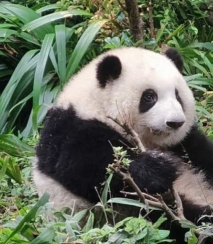
#> input picture myCV/lab2/test2.jpg, 213 x 244 px
$ python resize.py
#> lines starting #> are read from the running program, lines starting #| are printed output that depends on the picture
#> further down, im is the input picture: shape (244, 213, 3); mean B, G, R 93.5, 111.4, 102.4
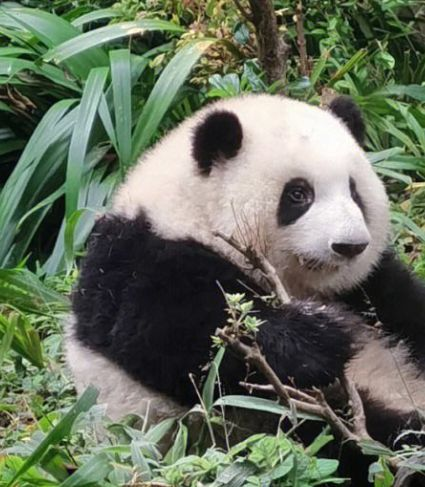
#> input picture myCV/lab2/test2_origin.jpg, 425 x 487 px
#> further down, im_o is the input picture: shape (487, 425, 3); mean B, G, R 93.5, 111.4, 102.4
#resize.py
import cv2 as cv
import numpy as np

def resize_of_bilinter(im,scale):
#> called with scale = 2
    rows, cols, ch = im.shape
#> rows = 244; cols = 213; ch = 3
    new_rows = rows * scale
#> new_rows = 488
    new_cols = cols * scale
#> new_cols = 426
    im_resized = np.zeros((new_rows, new_cols, ch), np.uint8)
    for u in range(new_rows):
        for v in range(new_cols):
            new_x = v / scale
            new_y = u / scale
            x1 = int(new_x)
            y1 = int(new_y)
            x2 = min(x1 + 1, cols - 1)
            y2 = min(y1 + 1, rows - 1)
            if 0 <= x1 < cols and 0 <= y1 < rows:
                lam_x = new_x - x1
                lam_y = new_y - y1
                r1 = (1 - lam_x) * im[y1, x1] + lam_x * im[y1, x2]
                r2 = (1 - lam_x) * im[y2, x1] + lam_x * im[y2, x2]
                p = (1 - lam_y) * r1 + lam_y * r2
                im_resized[u][v] = p
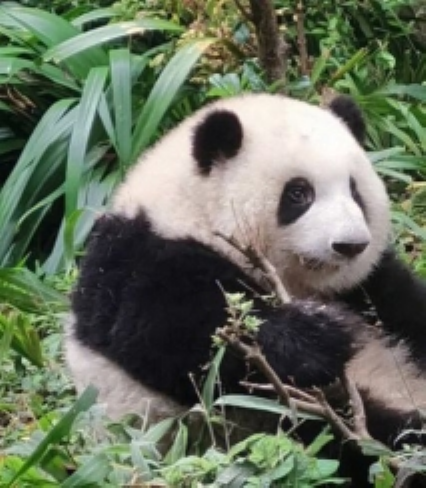
#> im_resized: shape (488, 426, 3); mean B, G, R 93.2, 111.2, 102.2

    return im_resized

def resize_of_nearest(im,scale):
#> called with scale = 2
    rows, cols, ch = im.shape
#> rows = 244; cols = 213; ch = 3
    new_rows = rows * scale
#> new_rows = 488
    new_cols = cols * scale
#> new_cols = 426
    im_resized = np.zeros((new_rows, new_cols, ch), np.uint8)
    for u in range(new_rows):
        for v in range(new_cols):
            new_x = v / scale
            new_y = u / scale
            x = int(new_x)
            y = int(new_y)
            if 0 <= x < cols and 0 <= y < rows:
                im_resized[u][v] = im[y][x]
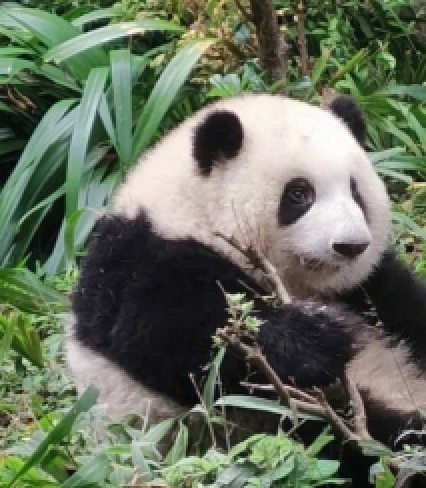
#> im_resized: shape (488, 426, 3); mean B, G, R 93.5, 111.4, 102.4

    return im_resized

if __name__ == '__main__':
    im=cv.imread("test2.jpg")
    im_o=cv.imread("test2_origin.jpg")
    if im is None or im_o is None:
        print("Cannot open image")

    im_resized_of_bilinear = resize_of_bilinter(im,2)
    im_resized_of_nearest = resize_of_nearest(im,2)
    im_opencv_resized=cv.resize(im,None,fx=2, fy=2, interpolation = cv.INTER_CUBIC)
    while True:
        cv.imshow('my_resize_of_bilinear',im_resized_of_bilinear)
        cv.imshow('my_resize_of_nearest',im_resized_of_nearest)
        cv.imshow('opencv_resized',im_opencv_resized)
        cv.imshow('origin',im_o)
        key=cv.waitKey(0)
#> (key Esc is pressed here)
        if key==27:
            break
    cv.destroyAllWindows()
